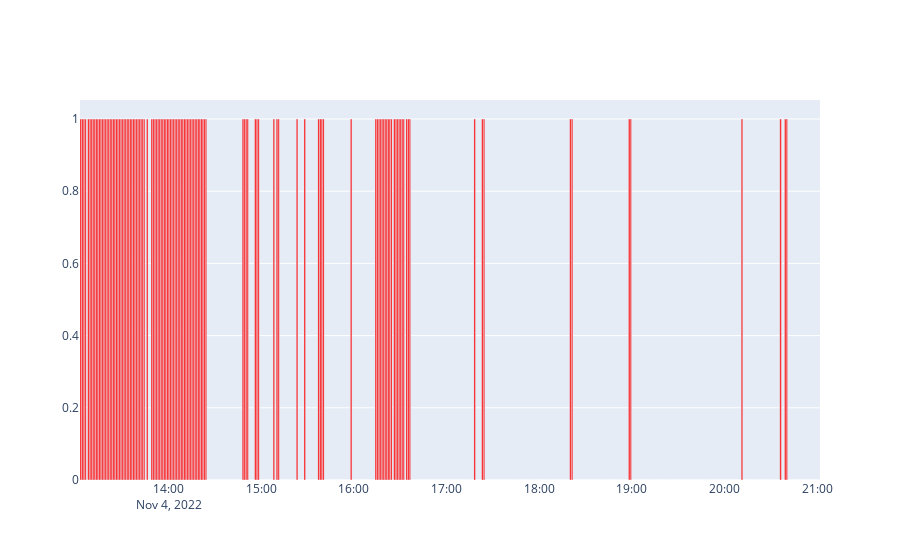

The notebook cell this image was saved under:
### Code cell
fig = go.Figure()

fig.add_trace(go.Bar(
    x=df_stamper_without_dash['DateAndTime            '],
    y=stamper_runmode,
    name='Primary Product',
    marker_color='red'
))
fig.update_layout( bargap=0)
fig.show()

### Figure 1 — Plotly figure (JSON) as saved in the notebook; plotly's stock layout.template omitted (floating-point values rounded to 4 significant figures; data arrays with more than 128 entries replaced by an {"elided": "..."} marker saying what was removed)
{"data": [{"marker": {"color": "red"}, "name": "Primary Product", "type": "bar", "x": {"elided": "479 str values"}, "y": {"elided": "479 int values"}}], "layout": {"bargap": 0}}
